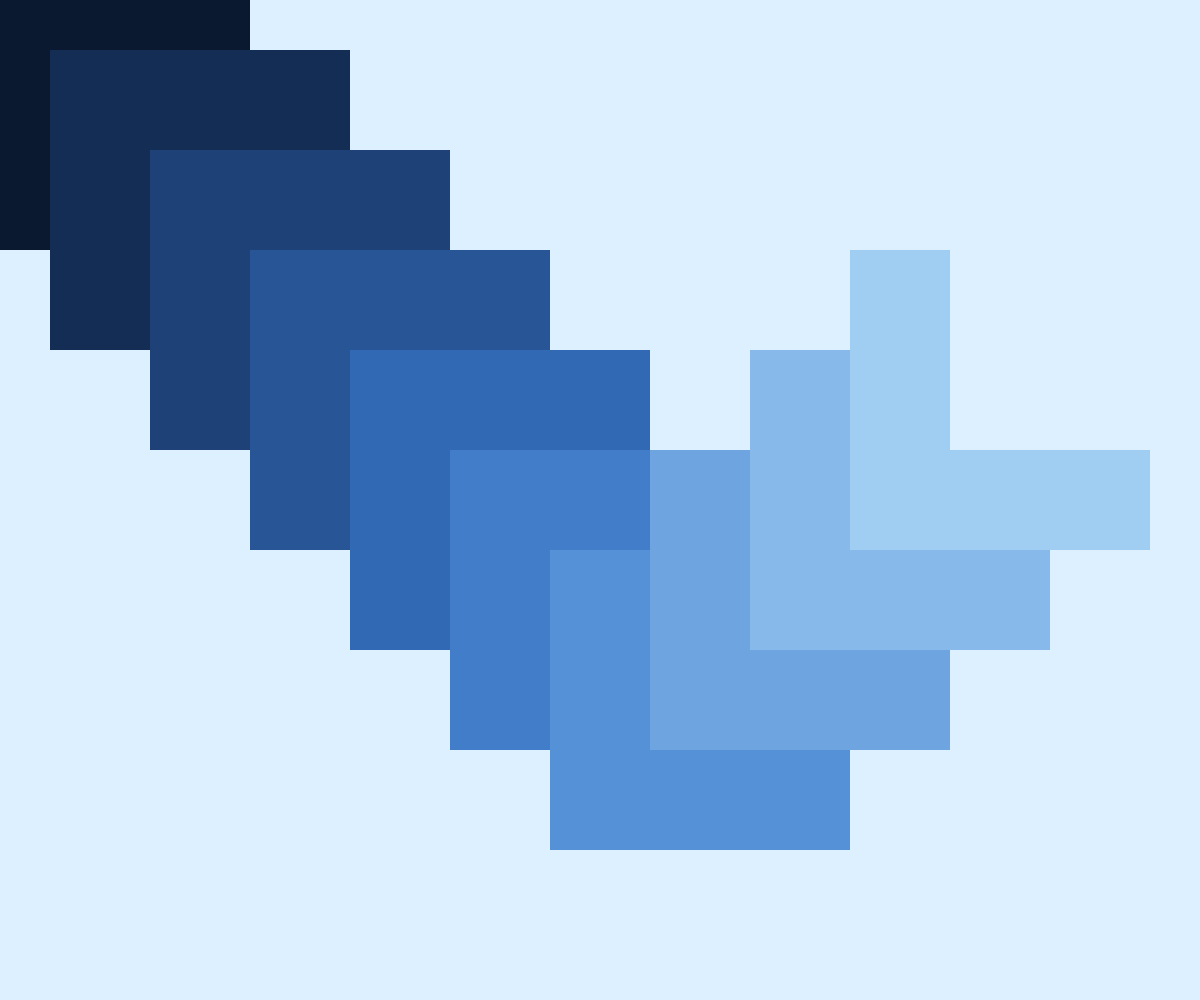
Frame 1 (no input)
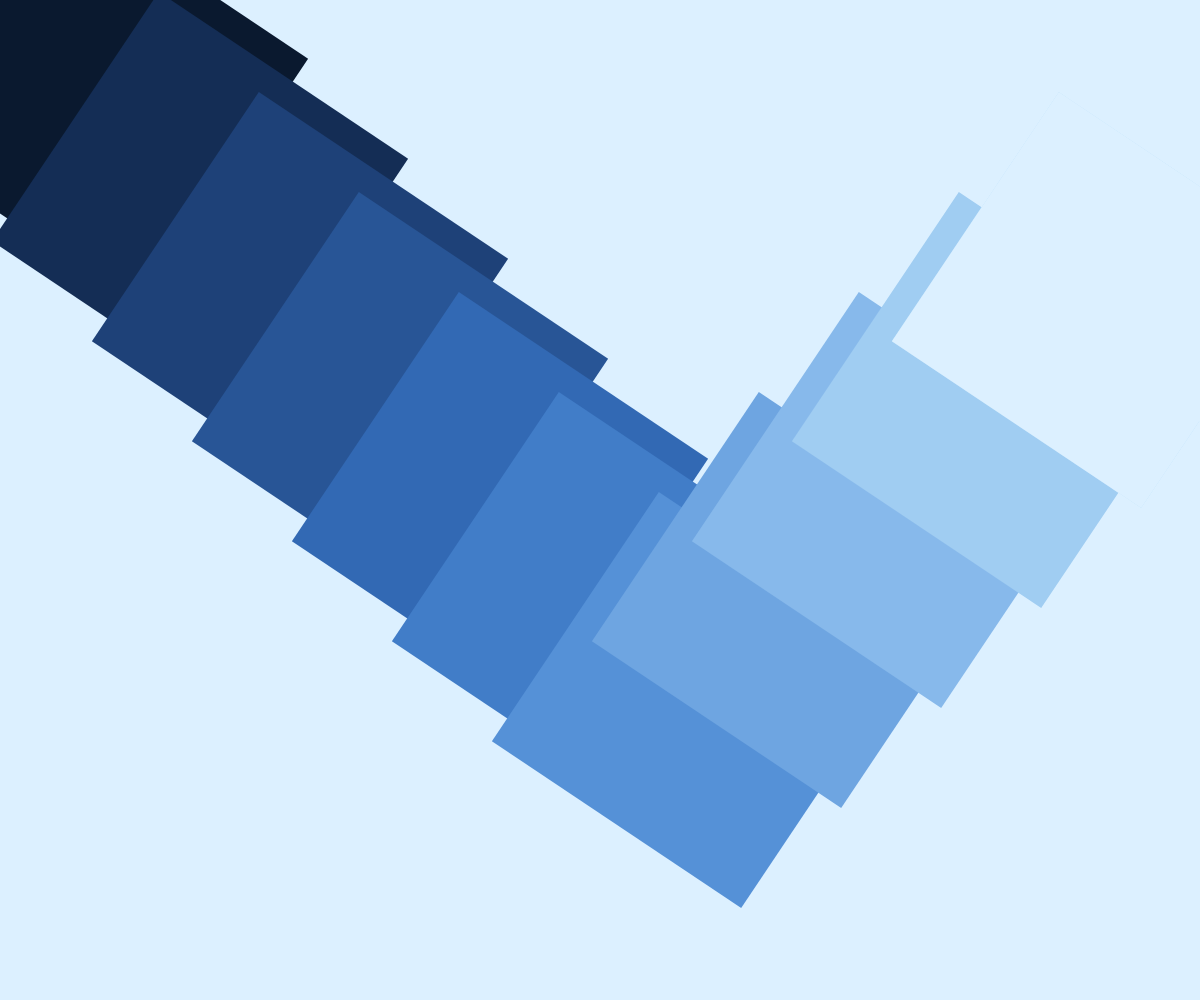
Frame 60 (no input)
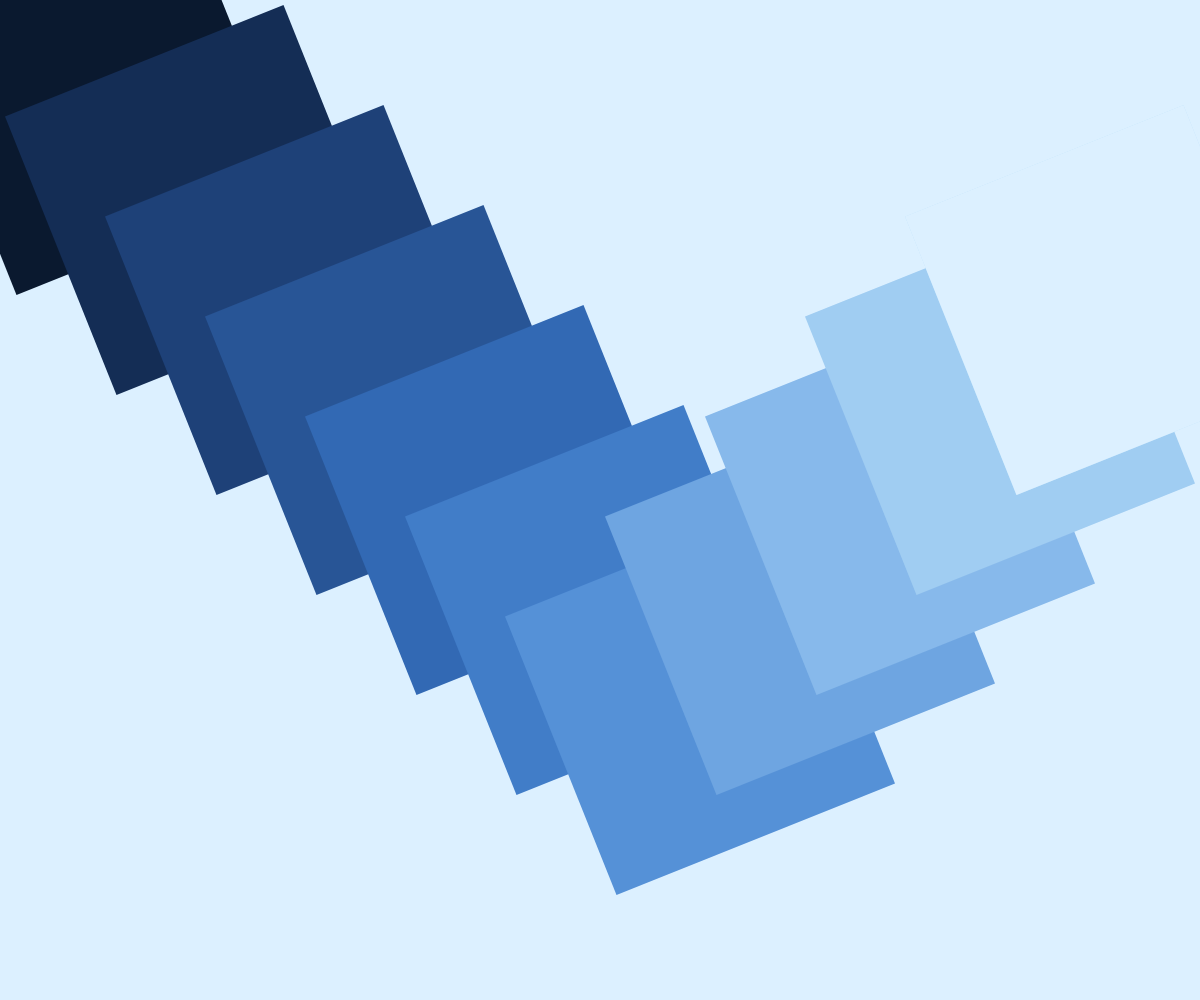
Frame 120 (the mouse pressed at the canvas centre since frame 60)

The p5.js sketch that drew these frames (run headless with seeded random() and noise() and a simulated clock; from frame 60 on, the mouse is pressed at the canvas centre):

// p5.js sketch
// ── sketch.js
let x;
let y;
let rotateSpeed = 0.01
let rotationVal = 0.0;

function setup() {
    createCanvas(windowWidth, windowHeight);
    background(220, 240, 255);
    x = 100;
    y = 100;
    console.log("x: " + x +",y: "+ y);
}

function draw() {
  background(220, 240, 255);
  rectMode(CENTER);

  push();
  translate(x, y);
  rotate(rotationVal);
  noStroke();
  fill(10, 25, 47);
  rect(0, 0, 300);
  pop();

  push();
  translate(x + 100, y + 100);
  rotate(rotationVal);
    noStroke();
  fill(20, 45, 85);
  rect(0, 0, 300);
  pop();

  push();
  translate(x + 200, y + 200);
    noStroke();
  fill(30, 65, 120);
  rotate(rotationVal);
  rect(0, 0, 300);
  pop();

push();
  translate(x + 300, y + 300);
    noStroke();
  fill(40, 85, 150);
  rotate(rotationVal);
  rect(0, 0, 300);
  pop();

  push();
  translate(x + 400, y + 400);
    noStroke();
  fill(50, 105, 180);
  rotate(rotationVal);
  rect(0, 0, 300);
  pop();

   push();
  translate(x + 500, y + 500);
     noStroke();
  fill(65, 125, 200);
  rotate(rotationVal);
  rect(0, 0, 300);
  pop();

   push();
  translate(x + 600, y + 600);
     noStroke();
  fill(85, 145, 215);
  rotate(rotationVal);
  rect(0, 0, 300);
  pop();

   push();
  translate(x + 700, y + 500);
      noStroke();
  fill(110, 165, 225);
  rotate(rotationVal);
  rect(0, 0, 300);
  pop();

     push();
  translate(x + 800, y + 400);
      noStroke();
  fill(135, 185, 235);
  rotate(rotationVal);
  rect(0, 0, 300);
  pop();

     push();
  translate(x + 900, y + 300);
      noStroke();
  fill(160, 205, 242);
  rotate(rotationVal);
  rect(0, 0, 300);
  pop();

     push();
  translate(x + 1000, y + 200);
     noStroke();
  fill(190, 225, 250);
  rotate(rotationVal);
  rect(0, 0, 300);
  pop();

       push();
  translate(x + 1000, y + 200);
     noStroke();
  fill(220, 240, 255);
  rotate(rotationVal);
  rect(0, 0, 300);
  pop();
rotationVal = rotationVal+rotateSpeed

}
